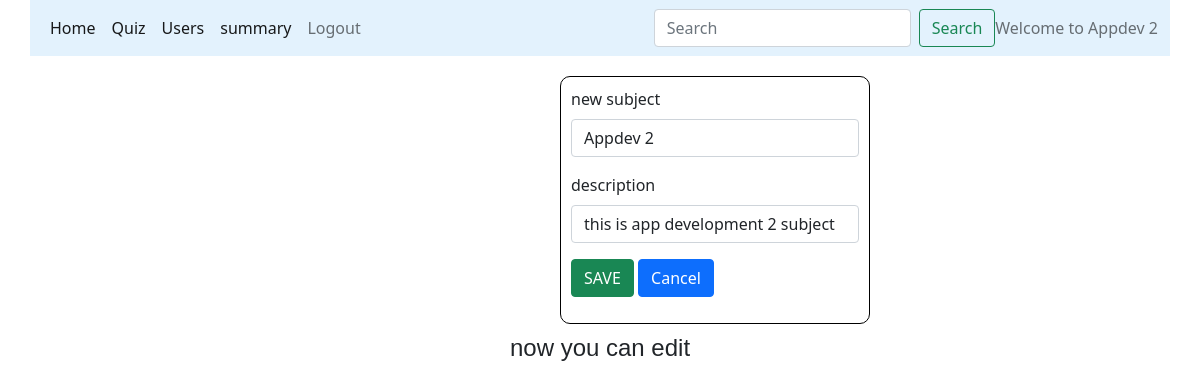
Page /subject/2/Appdev 2 on the committed database.
### models/database.py (models this page shows)
class Subjects(db.Model):
    __tablename__="Subjects"
    id=db.Column(db.Integer, primary_key=True, autoincrement=True, unique=True)
    name=db.Column(db.String(100), nullable=False)
    description=db.Column(db.String(100), nullable=False)
    chapter=db.relationship("Chapters", backref='Subjects', cascade="all, delete-orphan")

### controllers/main.py (the view, shortened to what this page needs)
@app.route("/subject/<subject_id>/<name>" ,methods=["GET","POST"])
def edit_subject(subject_id,name):
    subject=Subjects.query.filter_by(id=subject_id).first()
    return render_template('subject_edit.html',msg="now you can edit",name=name, subject=subject)

### templates/subject_edit.html
{%extends "admin_layout.html"%}
{%block content%}
<div class="my_form">
<form action="#" method="POST">
      <div class="mb-3">
        <label for="newsubject" class="form-label">new subject</label>
        <input type="text" class="form-control" id="newsubject" name="new_subject" value="{{subject.name}}">
      </div>
      <div class="mb-3">
        <label for="description" class="form-label">description</label>
        <input type="text" class="form-control" id="desc" name="desc" value="{{subject.description}}" >
      </div>
      <div class="mb-3">
        <button type="submit" class="btn btn-success">SAVE</button>
        <a class="btn btn-primary" href="/admin_dashboard/{{name}}" role="button">Cancel</a>
      </div>
    </form>
</div>
{%endblock%}

### templates/admin_layout.html (shortened to what this page needs)
<!DOCTYPE html>
<html>
<head>
    <link rel="stylesheet" href="\static\main.css">
    <link href="https://cdn.jsdelivr.net/npm/bootstrap@5.0.2/dist/css/bootstrap.min.css" rel="stylesheet">
</head>
<body>
  <div style="width: 95%; margin-left: 30px;">
    <nav class="navbar navbar-expand-lg navbar-light" style="background-color: #e3f2fd;">
      <div class="container-fluid">
        <div class="collapse navbar-collapse" id="navbarText">
          <ul class="navbar-nav me-auto mb-2 mb-lg-0">
            <li class="nav-item">
              <a class="nav-link active" aria-current="page" href="/admin_dashboard/{{name}}">Home</a>
            </li>
            <li class="nav-item">
              <a class="nav-link active" aria-current="page" href="/quiz_management/{{name}}">Quiz</a>
            </li>
            <li class="nav-item">
              <a class="nav-link active" aria-current="page" href="/users/{{name}}">Users</a>
            </li>
            <li class="nav-item">
              <a class="nav-link active" aria-current="page" href="/admin_summary/{{name}}">summary</a>
            </li>
            <li class="nav-item">
              <a class="nav-link" href="/login">Logout</a>
            </li>
          </ul>
          <form class="d-flex" method="POST" action="/search/{{name}}">
            <input class="form-control me-2" type="search" placeholder="Search" aria-label="Search" name="admin_search" id="admin_search">
            <button class="btn btn-outline-success" type="submit">Search</button>
          </form>
          <span class="navbar-text">
            Welcome to {{name}}
          </span>
        </div>
      </div>
    </nav>
    {%block content%}{%endblock%}
    <div class="center">
      <h4>{{msg}}</h4>
    </div>
  </div>
</body>
</html>

### static/main.css (style rules this page uses)
* { margin: 0px; }
.my_form { border: 1px solid black; width: 310px; height: auto; margin: 10px; margin-top: 20px; padding: 10px; margin-left: 530px; border-radius: 10px; text-align: justify; }
.center { text-align: center; font: 1em sans-serif; margin-top: 10px; }

### rows in the picture
Subjects: name "Appdev 2", new_subject "Appdev 2", desc "this is app development 2 subject"

### other values in the picture
{{ msg }} "now you can edit"
